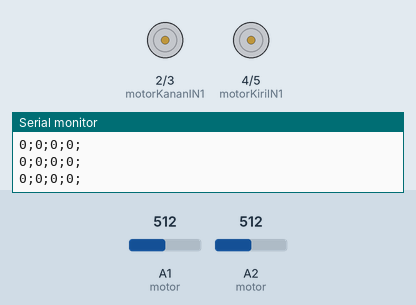
A sketch run on a simulated Arduino Mega 2560, built with avr-gcc and run on an emulated ATmega2560. Shown: motor-driver pin pairs drawn as motors (green arrow = first pin HIGH = forward, orange = second pin HIGH = backward, longer = more drive, scaled by the enable pin), the last lines printed to the serial monitor. The inputs (shaded band) are chosen by the test bench; at power-on: A1 (motor) = 512, A2 (motor) = 512.

Above: at 1.2 s.
1.3 s: A1 (motor) set to 560
2.8 s: A2 (motor) set to 560
4.3 s: A1 (motor) set to 460
5.8 s: A2 (motor) set to 716
At 6.4 s:
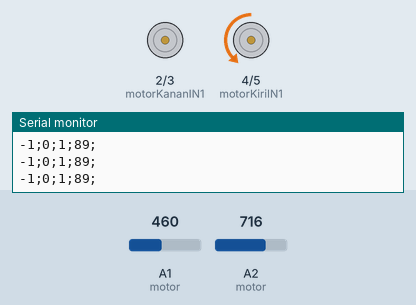
7.3 s: A1 (motor) set to 306
At 8.2 s:
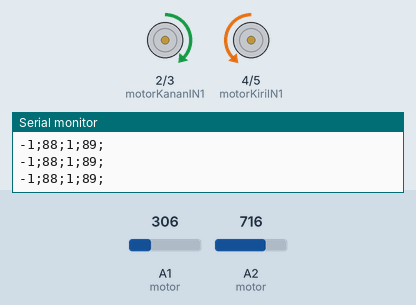
8.8 s: A2 (motor) set to 540
At 10.0 s:
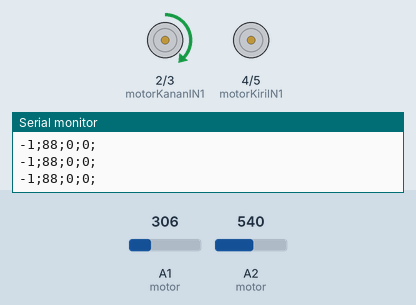
Timing chart, 0 to 11.4 s (numbered marks = the images above; inputs shaded):
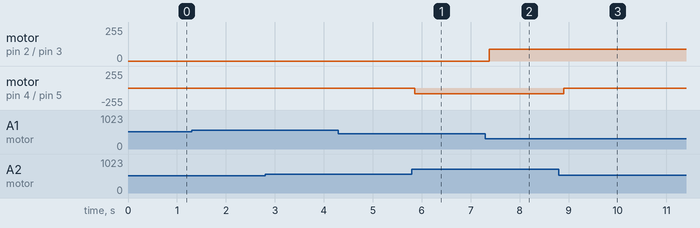

Measured:
- after the input at 5.8 s, motor on pin 4 (motorKiriIN1) / pin 5 (motorKiriIN2): stopped → backward 89/255 after 0.06 s
- after the input at 7.3 s, motor on pin 2 (motorKananIN1) / pin 3 (motorKananIN2): stopped → forward 88/255 after 0.08 s
- after the input at 8.8 s, motor on pin 4 (motorKiriIN1) / pin 5 (motorKiriIN2): backward 89/255 → stopped after 0.10 s

The sketch:

joystick_sender.ino
```cpp
// Pin motor kanan
const int motorKananIN1 = 2;
const int motorKananIN2 = 3;
const int motorKananPWM = 6;

// Pin motor kiri
const int motorKiriIN1 = 4;
const int motorKiriIN2 = 5;
const int motorKiriPWM = 7;

int motorSpeedKanan = 0;
int motorSpeedKiri = 0;

String arahKanan = "Stop";
String arahKiri = "Stop";

// Batas dead zone joystick
const int deadzoneMin = 470;
const int deadzoneMax = 550;

void setup() {
  Serial.begin(9600);
  Serial1.begin(115200);  // Inisialisasi Serial1 dengan baudrate 115200

  pinMode(motorKananIN1, OUTPUT);
  pinMode(motorKananIN2, OUTPUT);
  pinMode(motorKananPWM, OUTPUT);

  pinMode(motorKiriIN1, OUTPUT);
  pinMode(motorKiriIN2, OUTPUT);
  pinMode(motorKiriPWM, OUTPUT);

  stopMotor(motorKananIN1, motorKananIN2, motorKananPWM);
  stopMotor(motorKiriIN1, motorKiriIN2, motorKiriPWM);
}

void loop() {
  int yAxisR = analogRead(A1);  // Membaca sumbu Y untuk motor kanan (A1)
  int yAxisL = analogRead(A2);  // Membaca sumbu Y untuk motor kiri (A3)

  arahKanan = "Stop";
  arahKiri = "Stop";

  // Cek apakah joystick di posisi center (dead zone) untuk kanan dan kiri
  bool yCenterR = (yAxisR >= deadzoneMin && yAxisR <= deadzoneMax);
  bool yCenterL = (yAxisL >= deadzoneMin && yAxisL <= deadzoneMax);

  if (yCenterR && yCenterL) {
    stopMotor(motorKananIN1, motorKananIN2, motorKananPWM);
    stopMotor(motorKiriIN1, motorKiriIN2, motorKiriPWM);
    motorSpeedKanan = 0;
    motorSpeedKiri = 0;
    arahKanan = "Stop";
    arahKiri = "Stop";
  } else {
    // Kontrol motor kanan
    if (yAxisR < deadzoneMin) {
      digitalWrite(motorKananIN1, HIGH);
      digitalWrite(motorKananIN2, LOW);
      arahKanan = "Mundur";

      motorSpeedKanan = map(yAxisR, deadzoneMin, 0, 0, 255);
    } else if (yAxisR > deadzoneMax) {
      digitalWrite(motorKananIN1, LOW);
      digitalWrite(motorKananIN2, HIGH);
      arahKanan = "Maju";

      motorSpeedKanan = map(yAxisR, deadzoneMax, 1023, 0, 255);
    } else {
      motorSpeedKanan = 0;
    }

    // Kontrol motor kiri
    if (yAxisL < deadzoneMin) {
      digitalWrite(motorKiriIN1, HIGH);
      digitalWrite(motorKiriIN2, LOW);
      arahKiri = "Mundur";

      motorSpeedKiri = map(yAxisL, deadzoneMin, 0, 0, 255);
    } else if (yAxisL > deadzoneMax) {
      digitalWrite(motorKiriIN1, LOW);
      digitalWrite(motorKiriIN2, HIGH);
      arahKiri = "Maju";

      motorSpeedKiri = map(yAxisL, deadzoneMax, 1023, 0, 255);
    } else {
      motorSpeedKiri = 0;
    }
  }

  // Hindari buzzing pada kecepatan rendah
  if (motorSpeedKanan < 70) motorSpeedKanan = 0;
  if (motorSpeedKiri < 70) motorSpeedKiri = 0;

  analogWrite(motorKananPWM, motorSpeedKanan);
  analogWrite(motorKiriPWM, motorSpeedKiri);

  // Konversi arah ke kode -1, 0, 1
  int kodeArahKiri = 0;
  if (arahKiri == "Mundur") kodeArahKiri = -1;
  else if (arahKiri == "Maju") kodeArahKiri = 1;

  int kodeArahKanan = 0;
  if (arahKanan == "Mundur") kodeArahKanan = -1;
  else if (arahKanan == "Maju") kodeArahKanan = 1;

  // Debugging: Tampilkan status motor
  Serial.print(kodeArahKanan);
  Serial.print(";");
  Serial.print(motorSpeedKanan);
  Serial.print(";");
  Serial.print(kodeArahKiri);
  Serial.print(";");
  Serial.print(motorSpeedKiri);
  Serial.println(";");

  // Kirim data ke Serial1
  Serial1.print(kodeArahKiri);
  Serial1.print(";");
  Serial1.print(motorSpeedKiri);
  Serial1.print(";");
  Serial1.print(kodeArahKanan);
  Serial1.print(";");
  Serial1.print(motorSpeedKanan);
  Serial1.println(";");

  delay(100);
}

void stopMotor(int pinIN1, int pinIN2, int pinPWM) {
  digitalWrite(pinIN1, LOW);
  digitalWrite(pinIN2, LOW);
  analogWrite(pinPWM, 0);
}
```
